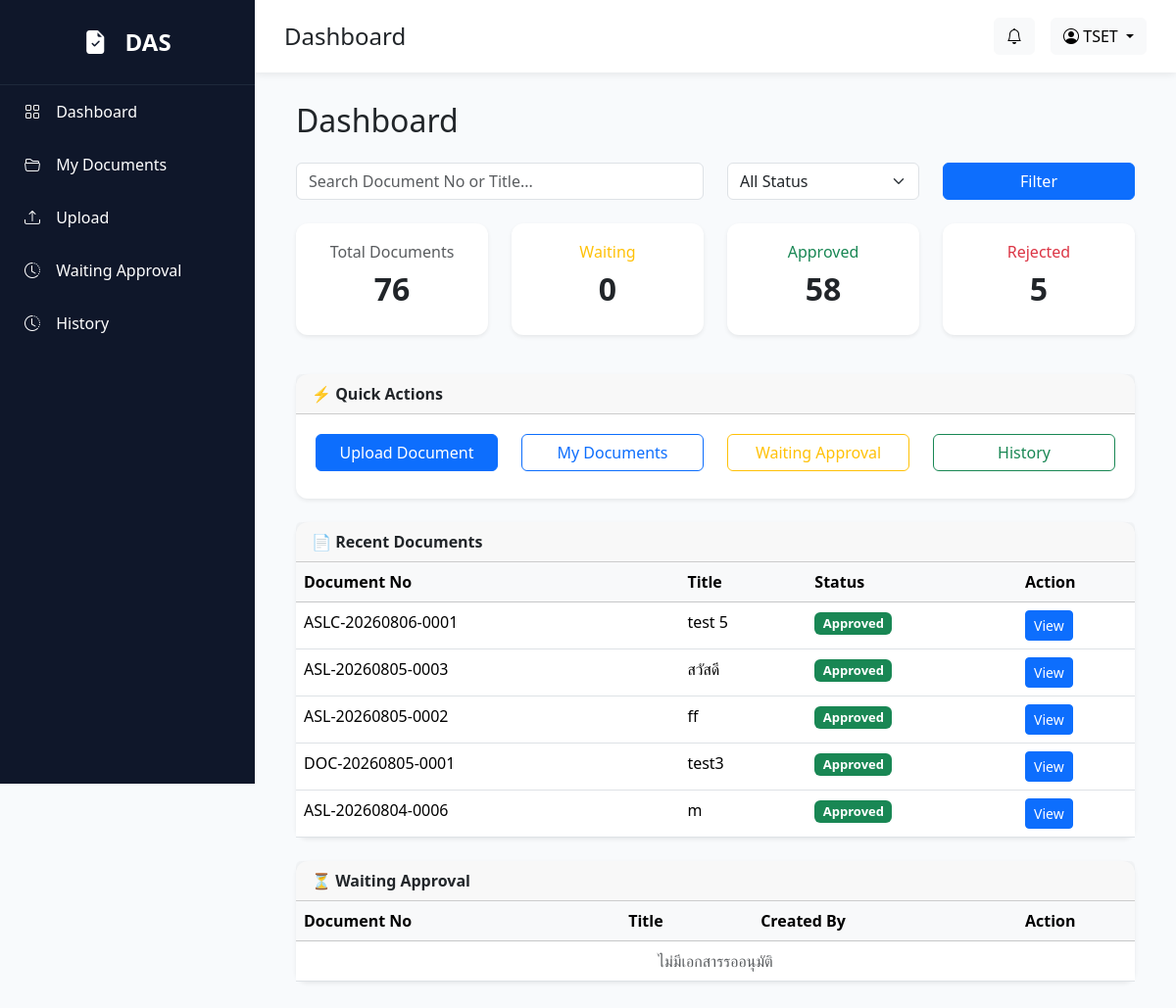
/dashboard (signed in), run on the app's committed database.
### models/user.py (models this page shows)
class User(UserMixin, db.Model):
    __tablename__ = "users"
    id = db.Column(db.Integer, primary_key=True)
    employee_id = db.Column(db.String(20), unique=True, nullable=False)
    fullname = db.Column(db.String(200), nullable=False)
    username = db.Column(db.String(100), unique=True)
    password = db.Column(db.String(255), nullable=False)
    email = db.Column(db.String(150))
    department = db.Column(db.String(100))
    position = db.Column(db.String(100))
    role = db.Column(db.String(50), default="Employee")
    status = db.Column(db.String(20), default="Active")
    created_at = db.Column(db.DateTime, default=datetime.utcnow)
    approval_steps = db.relationship(
        "ApprovalStep",
        backref="approver",
        lazy=True
    )

### models/document.py (models this page shows)
class Document(db.Model):
    __tablename__ = "documents"
    id = db.Column(db.Integer, primary_key=True)
    document_no = db.Column(db.String(30), unique=True, nullable=False)
    title = db.Column(db.String(255), nullable=False)
    document_type = db.Column(db.String(100), nullable=False)
    description = db.Column(db.Text)
    file_name = db.Column(db.String(255))
    status = db.Column(db.String(50), default="Waiting Manager")
    created_by = db.Column(db.String(20))
    current_approver = db.Column(db.String(20))
    created_at = db.Column(
        db.DateTime,
        default=lambda: datetime.utcnow() + timedelta(hours=7)
    )
    approval_steps = db.relationship(
        "ApprovalStep",
        backref="document",
        lazy=True,
        cascade="all, delete-orphan",
        order_by="ApprovalStep.sequence"
    )

### routes/dashboard.py (the view, shortened to what this page needs)
@dashboard_bp.route("/dashboard")
@login_required
def dashboard():
    search = request.args.get("search", "").strip()
    status = request.args.get("status", "").strip()
    total_documents = Document.query.count()
    waiting_documents = ApprovalStep.query.filter_by(
        approver_id=current_user.id,
        status="Waiting"
    ).count()
    approved_documents = Document.query.filter_by(
        status="Approved"
    ).count()
    rejected_documents = Document.query.filter_by(
        status="Rejected"
    ).count()
    if current_user.role == "Admin":
        recent_query = Document.query
    else:
        recent_query = Document.query.filter_by(
            created_by=current_user.employee_id
        )
    if search:
        recent_query = recent_query.filter(
            (Document.document_no.ilike(f"%{search}%")) |
            (Document.title.ilike(f"%{search}%"))
        )
    if status:
        recent_query = recent_query.filter(
            Document.status == status
        )
    recent_documents = (
        recent_query
        .order_by(Document.id.desc())
        .limit(5)
        .all()
    )
    waiting_query = ApprovalStep.query.filter_by(
        approver_id=current_user.id,
        status="Waiting"
    )
    waiting_approvals = (
        waiting_query
        .order_by(ApprovalStep.sequence)
        .limit(5)
        .all()
    )
    return render_template(
        "dashboard/index.html",
        total_documents=total_documents,
        waiting_approvals=waiting_approvals,
        waiting_documents=waiting_documents,
        approved_documents=approved_documents,
        rejected_documents=rejected_documents,
        recent_documents=recent_documents,
        search=search,
        status=status
    )

### app.py (called while the page is built)
@login_manager.user_loader
def load_user(user_id):
    return User.query.get(int(user_id))

### templates/dashboard/index.html (shortened to what this page needs)
{% extends "layout/base.html" %}
{% block content %}
<div class="container">
    <h2 class="mb-4">Dashboard</h2>
    <form method="GET" action="/dashboard" class="mb-4">
        <div class="row">
            <div class="col-md-6">
                <input type="text" class="form-control" name="search" placeholder="Search Document No or Title..."
                    value="{{ search }}">
            </div>
            <div class="col-md-3">
                <select class="form-select" name="status">
                    <option value="">All Status</option>
                </select>
            </div>
            <div class="col-md-3">
                <button class="btn btn-primary w-100">
                    Filter
                </button>
            </div>
        </div>
    </form>
    <div class="row">
        <div class="col-md-3 mb-3">
            <div class="card shadow-sm border-0">
                <div class="card-body text-center">
                    <h6 class="text-muted">Total Documents</h6>
                    <h2 class="fw-bold">{{ total_documents }}</h2>
                </div>
            </div>
        </div>
        <div class="col-md-3 mb-3">
            <div class="card shadow-sm border-0">
                <div class="card-body text-center">
                    <h6 class="text-warning">Waiting</h6>
                    <h2 class="fw-bold">{{ waiting_documents }}</h2>
                </div>
            </div>
        </div>
        <div class="col-md-3 mb-3">
            <div class="card shadow-sm border-0">
                <div class="card-body text-center">
                    <h6 class="text-success">Approved</h6>
                    <h2 class="fw-bold">{{ approved_documents }}</h2>
                </div>
            </div>
        </div>
        <div class="col-md-3 mb-3">
            <div class="card shadow-sm border-0">
                <div class="card-body text-center">
                    <h6 class="text-danger">Rejected</h6>
                    <h2 class="fw-bold">{{ rejected_documents }}</h2>
                </div>
            </div>
        </div>
    </div>
    <div class="card mt-4 shadow-sm border-0">
        <div class="card-header fw-bold">
            ⚡ Quick Actions
        </div>
        <div class="card-body">
            <div class="row">
                <div class="col-md-3 mb-2">
                    <a href="/documents/create" class="btn btn-primary w-100">
                        Upload Document
                    </a>
                </div>
                <div class="col-md-3 mb-2">
                    <a href="/documents" class="btn btn-outline-primary w-100">
                        My Documents
                    </a>
                </div>
                <div class="col-md-3 mb-2">
                    <a href="/documents/waiting" class="btn btn-outline-warning w-100">
                        Waiting Approval
                    </a>
                </div>
                <div class="col-md-3 mb-2">
                    <a href="/history" class="btn btn-outline-success w-100">
                        History
                    </a>
                </div>
            </div>
        </div>
    </div>
    <div class="card mt-4 shadow-sm border-0">
        <div class="card-header fw-bold">
            📄 Recent Documents
        </div>
        <div class="card-body p-0">
            <table class="table table-hover mb-0">
                <thead class="table-light">
                    <tr>
                        <th>Document No</th>
                        <th>Title</th>
                        <th>Status</th>
                        <th width="120">Action</th>
                    </tr>
                </thead>
                <tbody>
                    {% for doc in recent_documents %}
                    <tr>
                        <td>{{ doc.document_no }}</td>
                        <td>{{ doc.title }}</td>
                        <td>
                            {% if doc.status == "Approved" %}
                            <span class="badge bg-success">Approved</span>
                            {% elif doc.status == "Rejected" %}
                            <span class="badge bg-danger">Rejected</span>
                            {% else %}
                            <span class="badge bg-warning text-dark">
                                Waiting
                            </span>
                            {% endif %}
                        </td>
                        <td>
                            <a href="/documents/{{ doc.id }}" class="btn btn-sm btn-primary">
                                View
                            </a>
                        </td>
                    </tr>
                    {% endfor %}
                </tbody>
            </table>
        </div>
    </div>
    <div class="card mt-4 shadow-sm border-0">
        <div class="card-header fw-bold">
            ⏳ Waiting Approval
        </div>
        <div class="card-body p-0">
            <table class="table table-hover mb-0">
                <thead class="table-light">
                    <tr>
                        <th>Document No</th>
                        <th>Title</th>
                        <th>Created By</th>
                        <th width="120">Action</th>
                    </tr>
                </thead>
                <tbody>
                    {% for step in waiting_approvals %}
                    <tr>
                        <td>{{ step.document.document_no }}</td>
                        <td>{{ step.document.title }}</td>
                        <td>{{ step.document.created_by }}</td>
                        <td>
                            <a href="/documents/{{ step.document.id }}"
                                class="btn btn-sm btn-outline-primary">
                                View
                            </a>
                        </td>
                    </tr>
                    {% else %}
                    <tr>
                        <td colspan="4" class="text-center text-muted">
                            ไม่มีเอกสารรออนุมัติ
                        </td>
                    </tr>
                    {% endfor %}
                </tbody>
            </table>
        </div>
    </div>
</div>
{% endblock %}

### templates/layout/base.html (shortened to what this page needs)
<!DOCTYPE html>
<html lang="en">
<head>
    <link href="https://cdn.jsdelivr.net/npm/bootstrap@5.3.7/dist/css/bootstrap.min.css" rel="stylesheet">
    <link href="https://cdn.jsdelivr.net/npm/bootstrap-icons@1.11.3/font/bootstrap-icons.min.css" rel="stylesheet">
    <link rel="stylesheet" href="{{ url_for('static', filename='css/style.css') }}">
</head>
<body>
    <div class="wrapper">
        <div class="sidebar d-none d-lg-block">
            <div class="logo">
                <i class="bi bi-file-earmark-check-fill"></i>
                DAS
            </div>
            <a href="/dashboard">
                <i class="bi bi-grid"></i>
                Dashboard
            </a>
            <a href="/documents">
                <i class="bi bi-folder2-open"></i>
                My Documents
            </a>
            <a href="/documents/create">
                <i class="bi bi-upload"></i>
                Upload
            </a>
            <a href="/documents/waiting">
                <i class="bi bi-clock-history"></i>
                Waiting Approval
            </a>
            <a href="/history">
                <i class="bi bi-clock-history"></i>
                History
            </a>
        </div>
        <div class="main">
            <div class="topbar">
                <div class="d-flex align-items-center">
                    <h4 class="mb-0">
                        {% block page_title %}
                        Dashboard
                        {% endblock %}
                    </h4>
                </div>
                <div class="d-flex align-items-center gap-3">
                    <button class="btn btn-light position-relative">
                        <i class="bi bi-bell"></i>
                    </button>
                    <div class="dropdown">
                        <button class="btn btn-light dropdown-toggle" data-bs-toggle="dropdown">
                            <i class="bi bi-person-circle"></i>
                            {{ current_user.employee_id }}
                        </button>
                    </div>
                </div>
            </div>
            <div class="content">
                {% block content %}
                {% endblock %}
            </div>
        </div>
    </div>
</body>
</html>

### static/css/style.css (style rules this page uses)
* { margin: 0; padding: 0; box-sizing: border-box; font-family: 'Segoe UI', sans-serif; }
body { background: #F8FAFC; }
.wrapper { display: flex; }
.sidebar { width: 260px; height: 100vh; background: #0F172A; color: white; position: fixed; }
.logo { padding: 25px; font-size: 24px; font-weight: bold; text-align: center; border-bottom: 1px solid #1E293B; }
.sidebar a { color: white; text-decoration: none; display: block; padding: 15px 25px; transition: .3s; }
.sidebar i { margin-right: 12px; }
.main { margin-left: 260px; width: 100%; }
.topbar { background: white; padding: 18px 30px; display: flex; justify-content: space-between; align-items: center; box-shadow: 0 2px 8px rgba(0, 0, 0, .08); }
.content { padding: 30px; }
.card { border-radius: 12px; }
.card-body { padding: 20px; }
.badge { font-size: 13px; }

### data on the page
User: employee_id "TSET"
Document: document_no "ASLC-20260806-0001", title "test 5", status "Approved"
Document: document_no "ASL-20260805-0003", title "สวัสดี", status "Approved"
Document: document_no "ASL-20260805-0002", title "ff", status "Approved"
Document: document_no "DOC-20260805-0001", title "test3", status "Approved"
Document: document_no "ASL-20260804-0006", title "m", status "Approved"

### other printed values
{{ total_documents }} "76"
{{ waiting_documents }} "0"
{{ approved_documents }} "58"
{{ rejected_documents }} "5"
